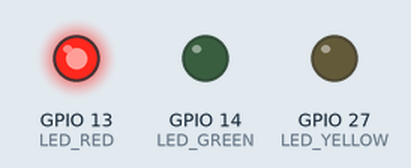
This sketch was run on a simulated ESP32. Shown: output pins drawn as LEDs (lit = HIGH).

Above: at 0.5 s.
At 1.5 s:
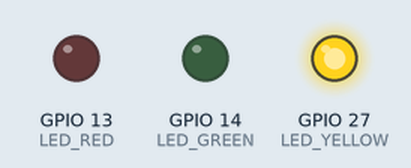
At 5.5 s:
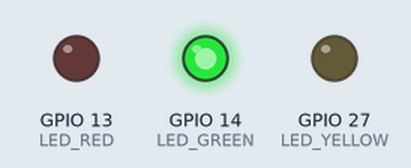
Timing chart, 0 to 6.9 s (numbered marks = the images above):
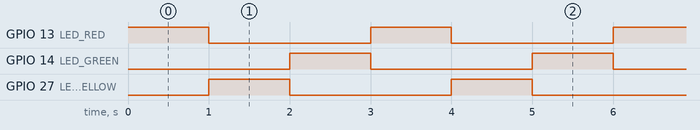

Measured:
- by itself, GPIO 13 (LED_RED), GPIO 14 (LED_GREEN), GPIO 27 (LED_YELLOW): alternates HIGH for 1.0 s and LOW for 2.0 s
- by itself, everything shown: repeats every 3.0 s, in 4 steps

The sketch:

teste_semaforo.ino
```cpp
#define LED_RED 13
#define LED_YELLOW 27
#define LED_GREEN 14

void setup() {
  pinMode(LED_RED, OUTPUT);
  pinMode(LED_YELLOW, OUTPUT);
  pinMode(LED_GREEN, OUTPUT);
}

void loop() {
  digitalWrite(LED_RED, HIGH);
  delay(1000);
  digitalWrite(LED_RED, LOW);

  digitalWrite(LED_YELLOW, HIGH);
  delay(1000);
  digitalWrite(LED_YELLOW, LOW);

  digitalWrite(LED_GREEN, HIGH);
  delay(1000);
  digitalWrite(LED_GREEN, LOW);
}
```
